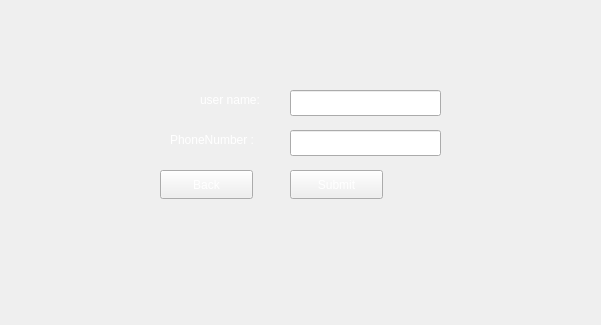
<?xml version="1.0" encoding="UTF-8"?>
<ui version="4.0">
 <class>ForgetPassword</class>
 <widget class="QWidget" name="ForgetPassword">
  <property name="geometry">
   <rect>
    <x>0</x>
    <y>0</y>
    <width>601</width>
    <height>325</height>
   </rect>
  </property>
  <property name="windowTitle">
   <string>Form</string>
  </property>
  <property name="styleSheet">
   <string notr="true"/>
  </property>
  <widget class="QPushButton" name="submitButton">
   <property name="geometry">
    <rect>
     <x>290</x>
     <y>170</y>
     <width>93</width>
     <height>29</height>
    </rect>
   </property>
   <property name="styleSheet">
    <string notr="true">background-image: url(:/images/panj.jpg);
color: rgb(255, 255, 255);</string>
   </property>
   <property name="text">
    <string>Submit</string>
   </property>
  </widget>
  <widget class="QLineEdit" name="PhoneLineEdit">
   <property name="geometry">
    <rect>
     <x>290</x>
     <y>130</y>
     <width>151</width>
     <height>26</height>
    </rect>
   </property>
   <property name="styleSheet">
    <string notr="true">background-image: url(:/images/sade.jpg);</string>
   </property>
  </widget>
  <widget class="QLabel" name="phoneLabel">
   <property name="geometry">
    <rect>
     <x>170</x>
     <y>130</y>
     <width>111</width>
     <height>20</height>
    </rect>
   </property>
   <property name="styleSheet">
    <string notr="true">background-image: url(:/images/panj.jpg);
color: rgb(255, 255, 255);</string>
   </property>
   <property name="text">
    <string>PhoneNumber :</string>
   </property>
  </widget>
  <widget class="QLabel" name="usernameLabel">
   <property name="geometry">
    <rect>
     <x>200</x>
     <y>90</y>
     <width>71</width>
     <height>20</height>
    </rect>
   </property>
   <property name="styleSheet">
    <string notr="true">background-image: url(:/images/panj.jpg);
color: rgb(255, 255, 255);</string>
   </property>
   <property name="text">
    <string>user name:</string>
   </property>
  </widget>
  <widget class="QLineEdit" name="usernameLineEdit">
   <property name="geometry">
    <rect>
     <x>290</x>
     <y>90</y>
     <width>151</width>
     <height>26</height>
    </rect>
   </property>
   <property name="styleSheet">
    <string notr="true">background-image: url(:/images/sade.jpg);</string>
   </property>
  </widget>
  <widget class="QPushButton" name="backButton">
   <property name="geometry">
    <rect>
     <x>160</x>
     <y>170</y>
     <width>93</width>
     <height>29</height>
    </rect>
   </property>
   <property name="styleSheet">
    <string notr="true">background-image: url(:/images/panj.jpg);
color: rgb(255, 255, 255);</string>
   </property>
   <property name="text">
    <string>Back</string>
   </property>
  </widget>
 </widget>
 <resources/>
 <connections/>
</ui>
